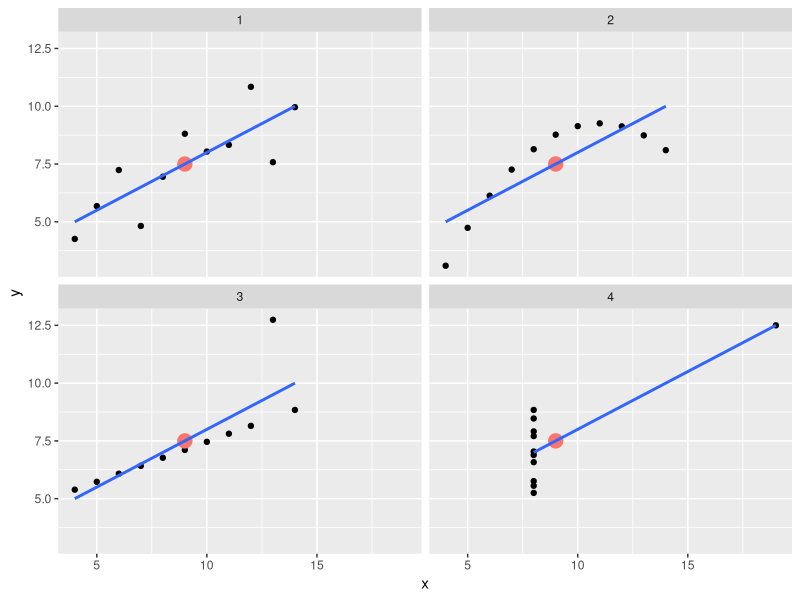

Here is the R script that generated this plot:
## ---- chunk 1
#| echo: true
#| fontsize: 2
library(ggplot2)
library(grid)
library(gridExtra)
library(datasets)
library(tidyverse)
library(dplyr)
datasets::anscombe
## ---- chunk 2
tidy_anscombe <- anscombe %>%
 pivot_longer(cols = everything(),
              names_to = c(".value", "set"),
              names_pattern = "(.)(.)")
tidy_anscombe_summary <- tidy_anscombe %>%
  group_by(set) %>%
  summarise(across(.cols = everything(),
                   .fns = lst(min,max,median,mean,sd,var),
                   .names = "{col}_{fn}"))
#> `summarise()` ungrouping output (override with `.groups` argument)

vars<-c("set", "x_mean", "x_var",  "y_mean", "y_var")
thing<- as.data.frame(tidy_anscombe_summary[vars])
knitr::kable(thing)
## ---- chunk 3
ggplot(tidy_anscombe,
       aes(x = x,
           y = y)) +
  geom_point() +
  geom_point(data = tidy_anscombe_summary, aes(x=x_mean, y = y_mean, color = "red", size = 5),
             show.legend = FALSE)+
  facet_wrap(~set) +
  geom_smooth(method = "lm", se = FALSE)
